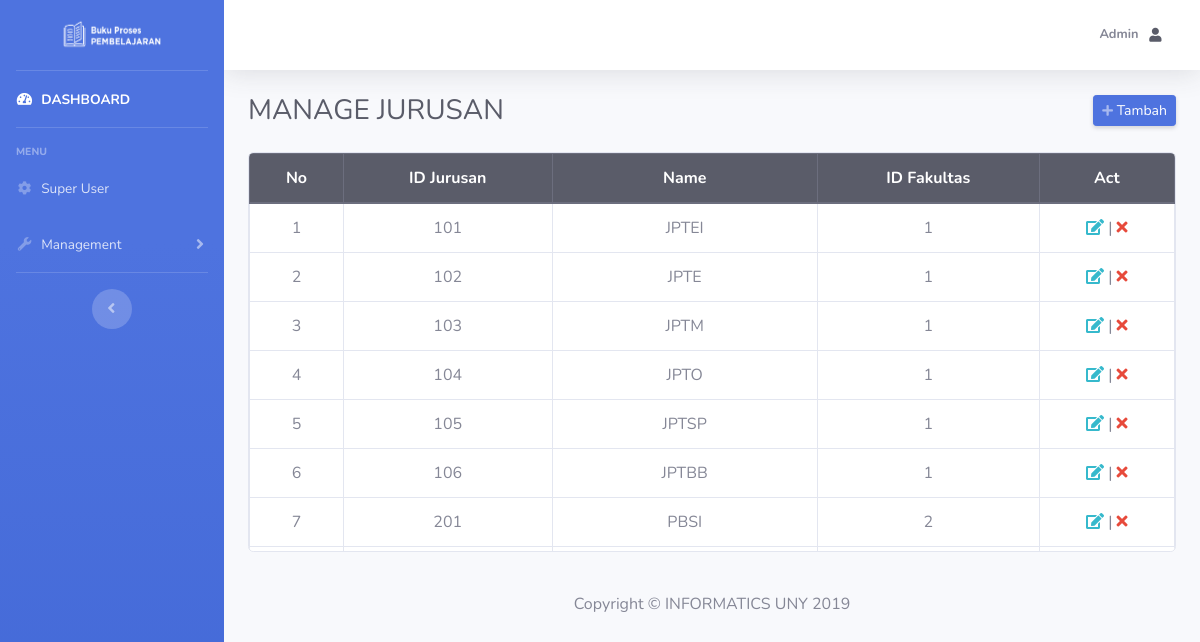
The page /admin/index.php?page=manage_jur (signed in) on the database its author committed.
### tables this page shows
CREATE TABLE `jurusan` (
  `id` int(4) NOT NULL,
  `name` varchar(50) DEFAULT NULL,
  `id_fak` int(2) DEFAULT NULL
);

### admin/manage_jur.php (the view)
<table class="table table-hover table-bordered">
    <thead align="center" class="thead-dark">
        <tr>
            <th scope="col">No</th>
            <th scope="col">ID Jurusan</th>
            <th scope="col">Name</th>
            <th scope="col">ID Fakultas</th>
            <th scope="col">Act</th>
        </tr>
    </thead>
    <tbody align="center">
        <?php
        $sql = "SELECT * FROM `jurusan`";
        $result = $connect->query($sql);
        if ($result->num_rows > 0) {
            $no = 1;
            while ($row = $result->fetch_assoc()) {
                echo "<tr>";
                echo "<td>" . $no . "</td>";
                echo "<td>" . $row['id'] . "</td>";
                echo "<td>" . $row['name'] . "</td>";
                echo "<td>" . $row['id_fak'] . "</td>";
                $idjur = $row['id'];
                echo "<td><a href=\"index.php?page=edit_jur&id=$idjur\" class=\"text-info\"><i class=\"fas fa-edit\"></i></a><span> | </span> <a href=\"../backend/process.php?op=deleteJur&id=$idjur\" class=\"text-danger\"><i class=\"fas fa-times\"></i></a></td>";
                echo "</tr>";
                $no++;
            }
        } else {
            echo "<tr>";
            echo "<td colspan=\"9\"> No more data </td>";
            echo "</tr>";
        }
        ?>
    </tbody>
</table>

### rows shown on the page
jurusan: id "101", name "JPTEI", id_fak "1"
jurusan: id "102", name "JPTE", id_fak "1"
jurusan: id "103", name "JPTM", id_fak "1"
jurusan: id "104", name "JPTO", id_fak "1"
jurusan: id "105", name "JPTSP", id_fak "1"
jurusan: id "106", name "JPTBB", id_fak "1"
jurusan: id "201", name "PBSI", id_fak "2"

### other values the page prints
$name "Admin"
$titledash "MANAGE JURUSAN"
